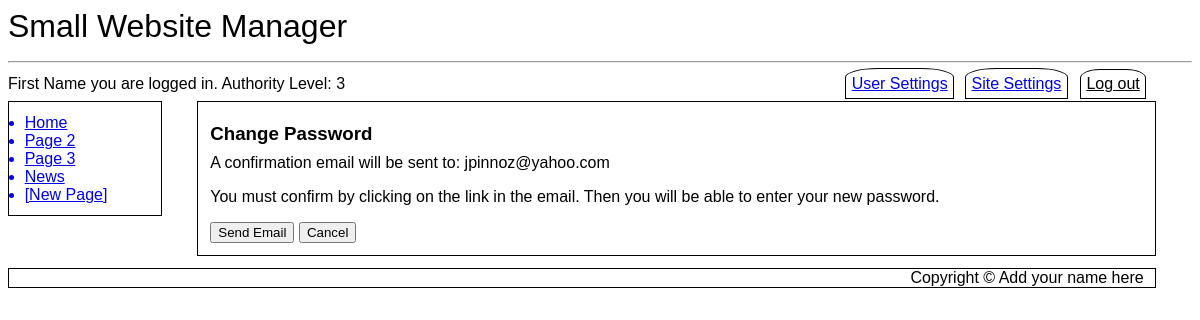
Page /changepass.php (signed in) on the committed database.
### tables this page shows
CREATE TABLE `SubMenus` (
  `MenuID` int(11) NOT NULL,
  `LinkID` int(11) NOT NULL,
  `Page_ID` int(11) NOT NULL DEFAULT 0,
  `Menu_Entry` varchar(20) NOT NULL,
  `Title` varchar(500) NOT NULL,
  `Active` tinyint(1) NOT NULL DEFAULT 1
);

CREATE TABLE `SubMenus_Modules` (
  `SubMenu_Order` int(11) NOT NULL,
  `Module_ID` int(11) NOT NULL
);

CREATE TABLE `SubMenusData` (
  `Type` varchar(500) NOT NULL,
  `Default Menu Title` varchar(20) NOT NULL,
  `LinkData` text NOT NULL,
  `GetData` tinyint(1) NOT NULL,
  `Module_ID` int(11) NOT NULL
);

CREATE TABLE `Users` (
  `ID` int(11) NOT NULL,
  `First_Name` varchar(250) NOT NULL,
  `Last_Name` varchar(250) NOT NULL,
  `eMail` varchar(1000) NOT NULL,
  `User_Name` varchar(1000) NOT NULL,
  `Password` varchar(100) NOT NULL,
  `Activate_Pass` varchar(100) DEFAULT NULL,
  `Change_Pass` varchar(100) DEFAULT NULL,
  `Change_Pass_Expire` datetime DEFAULT NULL,
  `Forgot_Pass` varchar(100) DEFAULT NULL,
  `Forgot_Pass_Expire` datetime DEFAULT NULL,
  `DateTime_Joined` datetime NOT NULL,
  `Last_Logged` datetime NOT NULL DEFAULT current_timestamp(),
  `Authority_Level` tinyint(4) DEFAULT 1,
  `Active` tinyint(1) NOT NULL DEFAULT 0
);

### changepass.php (the view, shortened to what this page needs)
<?php
include ("db_connect.inc");
if ($_SERVER["REQUEST_METHOD"] == "POST" AND $_POST['submitCode']=="Temp_Pass") {
	if ($_POST['Button']=="Send Email") {
		$charSet = "0123456789abcdefghijklmnopqrstuvwxyzABCDEFGHIJKLMNOPQRSTUVWXYZ";
		$charSetLen = strlen($charSet)-1;
		for ($i = 0; $i < 16; $i++) {
			$pick = rand(0, $charSetLen);
	   	$randvalue .= $charSet[$pick];
		}
		$password = password_hash($randvalue, PASSWORD_DEFAULT);
		$userName = $_SESSION['user_name'];
		$query = "UPDATE `Users` SET `Change_Pass`='".$password."',`Change_Pass_Expire`=NOW() + INTERVAL 1 HOUR WHERE `User_Name`='".$userName."'";
		mysqli_query($cxn,$query);
		$to = $_POST['eMail'];
		$firstName = $_SESSION['first_name'];
		$query1 = "SELECT Value FROM Globals WHERE Global='Website Name'";
		$result1 = mysqli_query($cxn,$query1);
		$row1 = mysqli_fetch_assoc($result1);
		$webSiteName = $row1['Value'];
		$query2 = "SELECT Value FROM Globals WHERE Global='URL'";
		$result2 = mysqli_query($cxn,$query2);
		$row2 = mysqli_fetch_assoc($result2);
		$url1 = $row2['Value'];
		$subject = "Confirmation from $webSiteName";
		$message = "
		<h3>You requested to change your password</h3>
		<p>Hello {$firstName},</p>
		<p><a rel=\"nofollow\" href=\"{$url1}/changepass.php?username={$userName}&temppass={$randvalue}\">Click here to change your password</a></p>
		<p>If you cannot click the link, copy the following url into your browser:</p>
		<p>{$url1}/changepass.php?username={$userName}&temppass={$randvalue}</p>
		";
		$headers = "MIME-Version: 1.0" . "\r\n";
		$headers .= "Content-type:text/html;charset=UTF-8" . "\r\n";
		$query3 = "SELECT Value FROM Globals WHERE Global='Site Email Address'";
		$result3 = mysqli_query($cxn,$query3);
		$row3 = mysqli_fetch_assoc($result3);
		$siteEmail = $row3['Value'];
		$headers .= 'From: <{$siteEmail}>' . "\r\n";
		mail($to,$subject,$message,$headers);
		$url = "usersettings.php";
		$location = "Location: ".$url;
		header($location);
		die();
	} elseif ($_POST['Button']=="Cancel") {
		$url = "usersettings.php";
		$location = "Location: ".$url;
		header($location);
		die();
	}
} else {
	include ("header.inc");
	include ("navbar.inc");
	echo "<article id='main'>";
	if (isset($_SESSION['user_name'])) {
		$query = "SELECT `eMail` FROM `Users` WHERE `ID`='".$_SESSION['user_ID']."'";
		$result = mysqli_query($cxn,$query);
		$row = mysqli_fetch_assoc($result);
		$email = $row['eMail'];
		echo "
		<h3>Change Password</h3>
		A confirmation email will be sent to: $email<p>
		You must confirm by clicking on the link in the email. Then you will be able to enter your new password.";
		echo "<form action='".htmlentities($_SERVER['PHP_SELF'])."' method=\"post\">
		<input type=\"hidden\" id=\"submitCode\" name=\"submitCode\" value=\"Temp_Pass\">
		<input type=\"hidden\" id=\"eMail\" name=\"eMail\" value=\"$email\">
		<input type=\"submit\" name=\"Button\" value=\"Send Email\" />
		<input type=\"submit\" name=\"Button\" value=\"Cancel\" />
		</form>";
	} else {
		echo "<div class=\"error\">Restricted Area. You need administrative priviledges to access this page.</div>";
	}
	echo "</article>";
	include ("footer.inc");
}
?>

### navbar.inc
<nav id="vnav1">
<?php
$query = "SELECT Menu_Entry, Title FROM SubMenus WHERE MenuID='1' AND Active=1 ORDER BY LinkID ASC LIMIT 10";
$result = mysqli_query($cxn,$query) or die ("Couldn't execute query.");
while($row = mysqli_fetch_assoc($result))
{
	$menuEntry = $row['Menu_Entry'];
	$pageTitle = $row['Title'];
	$pageTitle = preg_replace('/ /', '_', $pageTitle);
	echo "<a href='$pageTitle'>$menuEntry</a>\r\n";
}
$query2 = "SELECT `Default Menu Title`, `LinkData`, `Module_ID` FROM SubMenus_Modules INNER JOIN SubMenusData USING (Module_ID)";
$result2 = mysqli_query($cxn, $query2) or die ("Couldn't execute query.");
while($row2 = mysqli_fetch_assoc($result2))
{
	$menuEntry2 = $row2['Default Menu Title'];
	$pageTitle2 = $row2['LinkData'];
	$pageTitle2 = preg_replace('/ /', '_', $pageTitle2);
	echo "<a href='$pageTitle2'>$menuEntry2</a>\r\n";
}
if (isset($_SESSION['auth_lev'])){
	if ($_SESSION['auth_lev'] == 3 AND isset($_SESSION['first_name']) AND isset($_SESSION['user_name']) ) {
		echo "<a class='newpage' href='newpage.php'>[New Page]</a>\r\n";
	}
}
?>
</nav>

### desktop.css (style rules this page uses)
* { font-family: Arial, sans-serif; box-sizing: border-box; }
h1, h2, h3 { padding: 0%; margin-top: 1%; margin-bottom: 1%; }
article#main { margin-left:16%; width: 81%; float:none; border: 1px solid black; padding: 1%; }
nav#vnav1 { width:13%; float:left; border: 1px solid black; padding: 1%; clear: both; margin-top: 0%; }
nav#vnav1 a { display: list-item; list-style-type: disc; margin-left: 3%; }

### rows in the picture
submenus: Menu_Entry "Home"
submenus: Menu_Entry "Page 2"
submenus: Menu_Entry "Page 3"
submenus_modules: submenusdata.Default Menu Title "News"
users: eMail "jpinnoz@yahoo.com"

### other values in the picture
$websiteName "Small Website Manager"
$_SESSION['first_name'] "First Name"
$_SESSION['auth_lev'] "3"
